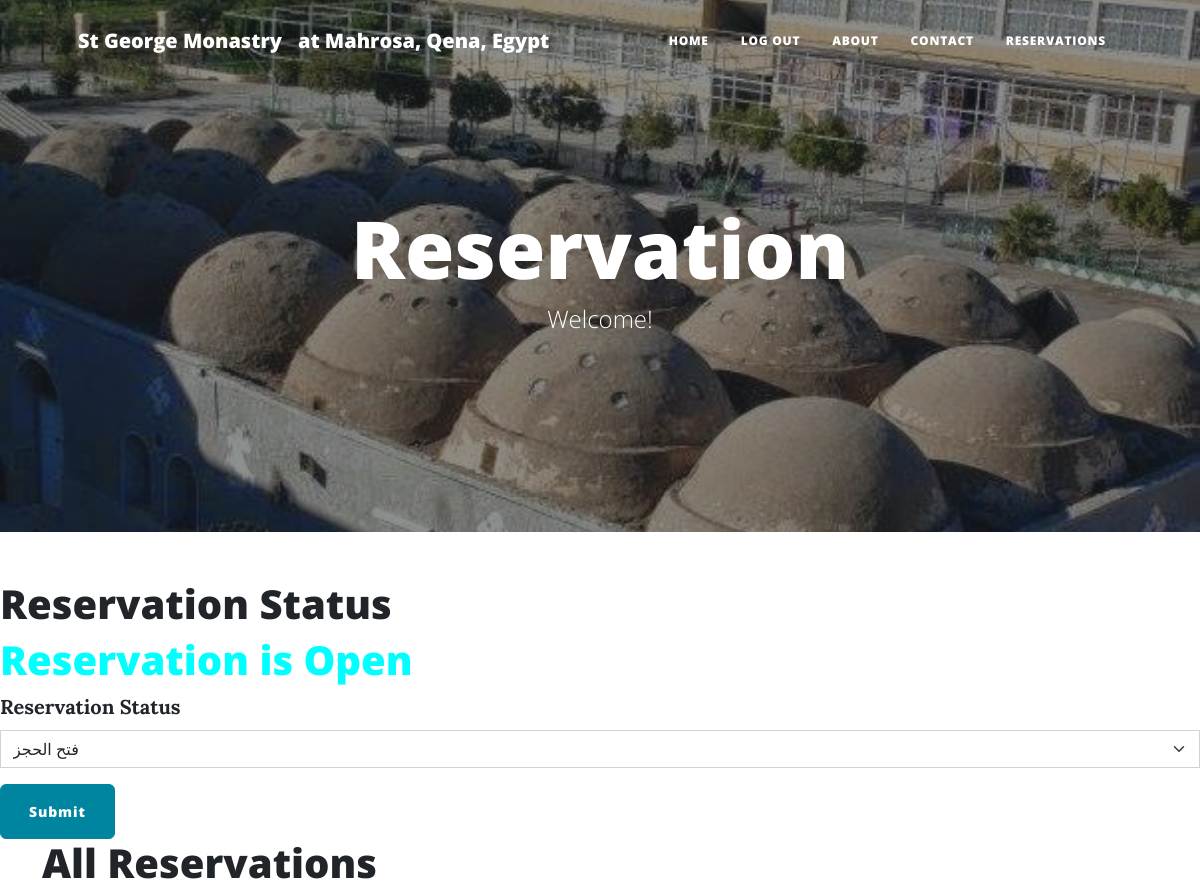
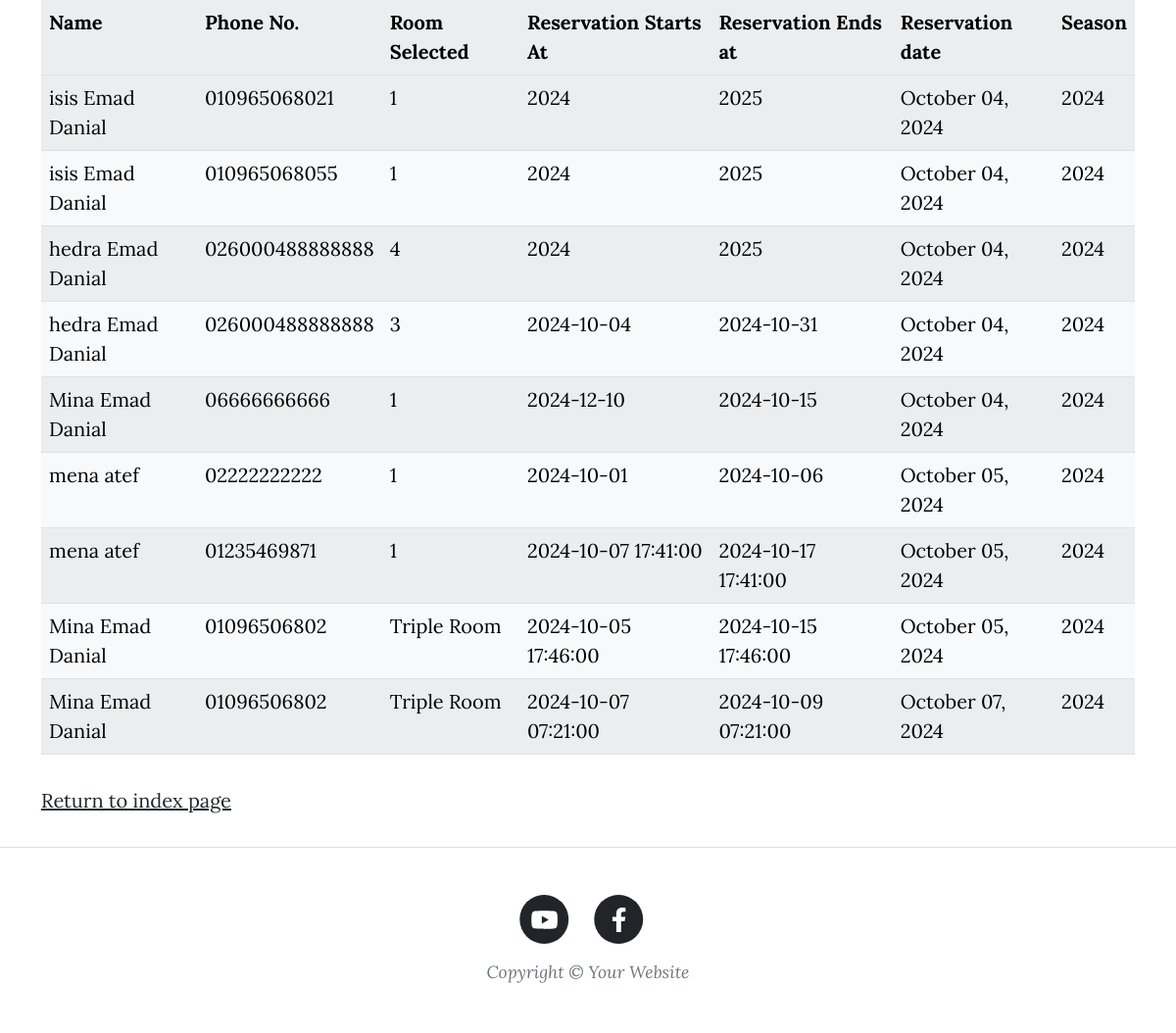
The app's page /reservations (signed in) with its own data (2 pictures, top to bottom).
### main.py (models this page shows)
class Reservation(db.Model):
    __tablename__ = "reservations"
    id:Mapped[int] = mapped_column(Integer, primary_key=True)
    name: Mapped[str] = mapped_column(String(250), nullable=False)
    phone:Mapped[int] = mapped_column(Integer, nullable=False)
    room:Mapped[str] = mapped_column(String(250), nullable=False)
    from_date:Mapped[str] = mapped_column(String, nullable=False)
    to_date:Mapped[str] = mapped_column(String, nullable=False)
    date: Mapped[str] = mapped_column(String(250), nullable=False)
    season:Mapped[str] = mapped_column(String(250),nullable=False)
    user_id: Mapped[int] = mapped_column(Integer, db.ForeignKey("users.id"))

### main.py (the view)
@app.route("/reservations", methods=['GET', 'POST'])
@admin_only()
def reservations():
    open_form = OpenResevation()
    result = db.session.execute(db.select(Reservation))
    reservations = result.scalars().all()
    status =db.get_or_404(Status_Of_Reservation,1)
    print(status.status)
    if open_form.validate_on_submit():
        status.status = open_form.status.data
        db.session.commit()
        return redirect(url_for('reservations'))
    return render_template("reservations.html", all_reservations=reservations, form=open_form, status=status.status)

### forms.py
class OpenResevation(FlaskForm):
    status = SelectField("Reservation Status", choices=status, validators=[DataRequired()])
    submit = SubmitField("Submit")

### main.py (called while the page is built)
@login_manager.user_loader
def load_user(user_id):
    return User.query.get(user_id)

def admin_only():
    global admin
    def decorator(f):
        @wraps(f)
        def decorated_function(*args, **kwargs):
            if admin == False:
                abort(403)
            return f(*args, **kwargs)
        return decorated_function
    return decorator

### templates/reservations.html (shortened to what this page needs)
{% from "bootstrap5/form.html" import render_form %}
{% block content %}
{%include "header.html" %}
<header
  class="masthead"
  style="background-image: url('../static/assets/img/4.jpg')"
>
  <div class="container position-relative px-4 px-lg-5">
    <div class="row gx-4 gx-lg-5 justify-content-center">
      <div class="col-md-10 col-lg-8 col-xl-7">
        <div class="page-heading">
          <h1>Reservation</h1>
          <span class="subheading">Welcome!</span>
        </div>
      </div>
    </div>
  </div>
</header>
  <div class="row">
    <div class="col-sm-12 ">
      <h1>Reservation Status</h1>
      {%if status == "1" %}
      <h1 style="color: aqua;">Reservation is Open</h1>
      {%else %}
      <h1 style="color: red;">Reservation is Closed</h1>
      {%endif%}
      {{ render_form(form, novalidate=True, button_map={"submit": "primary"}) }}
    </div>
  </div>
<div class="container">
  <div class="row">
    <div class="col-md-16 ">
      <h1>All Reservations</h1>
        <table class="table table-light table-striped table-hover">
              <tr>
                  <th scope="col">Name</th>
                  <th scope="col">Phone No.</th>
                  <th scope="col">Room Selected</th>
                  <th scope="col">Reservation Starts At</th>
                  <th scope="col">Reservation Ends at</th>
                  <th scope="col">Reservation date</th>
                  <th scope="col">Season</th>
              </tr>
              <tbody>
                  {%for reservation in all_reservations %}
                  <tr>
                  <td>{{reservation.name}}</td>
                  <td>0{{ reservation.phone }}</td>
                  <td>{{ reservation.room }}</td>
                  <td>{{ reservation.from_date }}</td>
                  <td>{{ reservation.to_date }}</td>
                  <td>{{ reservation.date }}</td>
                  <td>{{ reservation.season }}</td>
                  </tr>
                  {%endfor%}
              </tbody>
        </table>
      <p><a href=" {{ url_for('get_all_posts') }} ">Return to index page</a></p>
    </div>
  </div>
</div>
{% include "footer.html" %}
{% endblock %}

### templates/header.html (shortened to what this page needs)
<!DOCTYPE html>
<html lang="en">
  <head>
    {% block styles %}
    {{ bootstrap.load_css() }}
    <link
      href="{{ url_for('static', filename='css/styles.css') }}"
      rel="stylesheet"
    />
    {% endblock %}
  </head>
  <body>
    <nav class="navbar navbar-expand-lg navbar-light" id="mainNav">
      <div class="container px-4 px-lg-5">
        <a class="navbar-brand" href="/">St George Monastry </a>
        <a class="navbar-brand" href="/">at Mahrosa, Qena, Egypt</a>
        <div class="collapse navbar-collapse" id="navbarResponsive">
          <ul class="navbar-nav ms-auto py-4 py-lg-0">
            <li class="nav-item">
              <a
                class="nav-link px-lg-3 py-3 py-lg-4"
                href="{{ url_for('get_all_posts') }}"
                >Home</a
              >
            </li>
            {% if not current_user.is_authenticated %}
            <li class="nav-item">
              <a
                class="nav-link px-lg-3 py-3 py-lg-4"
                href="{{ url_for('login') }}"
                >Login</a
              >
            </li>
            <li class="nav-item">
              <a
                class="nav-link px-lg-3 py-3 py-lg-4"
                href="{{ url_for('register') }}"
                >Register</a
              >
            </li>
            {% else %}
            <li class="nav-item">
              <a
                class="nav-link px-lg-3 py-3 py-lg-4"
                href="{{ url_for('logout') }}"
                >Log Out</a
              >
            </li>
            {% endif %}
            <li class="nav-item">
              <a
                class="nav-link px-lg-3 py-3 py-lg-4"
                href="{{ url_for('about') }}"
                >About</a
              >
            </li>
            <li class="nav-item">
              <a
                class="nav-link px-lg-3 py-3 py-lg-4"
                href="{{ url_for('contact') }}"
                >Contact</a
              >
            </li>
            {% if current_user.id == 1 %}
            <li class="nav-item">
              <a
                class="nav-link px-lg-3 py-3 py-lg-4"
                href="{{ url_for('reservations') }}"
                >Reservations</a
              >
            </li>
            {%endif%}
          </ul>
        </div>
      </div>
    </nav>
  </body>
</html>

### templates/footer.html (shortened to what this page needs)
        <footer class="border-top">
          <div class="container px-4 px-lg-5">
              <div class="row gx-4 gx-lg-5 justify-content-center">
                  <div class="col-md-10 col-lg-8 col-xl-7">
                      <ul class="list-inline text-center">
                          <li class="list-inline-item">
                              <a href="#!">
                                  <span class="fa-stack fa-lg">
                                      <i class="fas fa-circle fa-stack-2x"></i>
                                      <i class="fab fa-youtube fa-stack-1x fa-inverse"></i>
                                  </span>
                              </a>
                          </li>
                          <li class="list-inline-item">
                              <a href="#!">
                                  <span class="fa-stack fa-lg">
                                      <i class="fas fa-circle fa-stack-2x"></i>
                                      <i class="fab fa-facebook-f fa-stack-1x fa-inverse"></i>
                                  </span>
                              </a>
                          </li>
                      </ul>
                      <div class="small text-center text-muted fst-italic">Copyright &copy; Your Website {{year}}</div>
                  </div>
              </div>
          </div>
      </footer>
  </body>
</html>

### records on screen
Reservation: name "isis Emad Danial", phone "10965068021", room "1", from_date "2024", to_date "2025", date "October 04, 2024", season "2024"
Reservation: name "isis Emad Danial", phone "10965068055", room "1", from_date "2024", to_date "2025", date "October 04, 2024", season "2024"
Reservation: name "hedra Emad Danial", phone "26000488888888", room "4", from_date "2024", to_date "2025", date "October 04, 2024", season "2024"
Reservation: name "hedra Emad Danial", phone "26000488888888", room "3", from_date "2024-10-04", to_date "2024-10-31", date "October 04, 2024", season "2024"
Reservation: name "Mina Emad Danial", phone "6666666666", room "1", from_date "2024-12-10", to_date "2024-10-15", date "October 04, 2024", season "2024"
Reservation: name "mena atef", phone "2222222222", room "1", from_date "2024-10-01", to_date "2024-10-06", date "October 05, 2024", season "2024"
Reservation: name "mena atef", phone "1235469871", room "1", from_date "2024-10-07 17:41:00", to_date "2024-10-17 17:41:00", date "October 05, 2024", season "2024"
Reservation: name "Mina Emad Danial", phone "1096506802", room "Triple Room", from_date "2024-10-05 17:46:00", to_date "2024-10-15 17:46:00", date "October 05, 2024", season "2024"
Reservation: name "Mina Emad Danial", phone "1096506802", room "Triple Room", from_date "2024-10-07 07:21:00", to_date "2024-10-09 07:21:00", date "October 07, 2024", season "2024"
